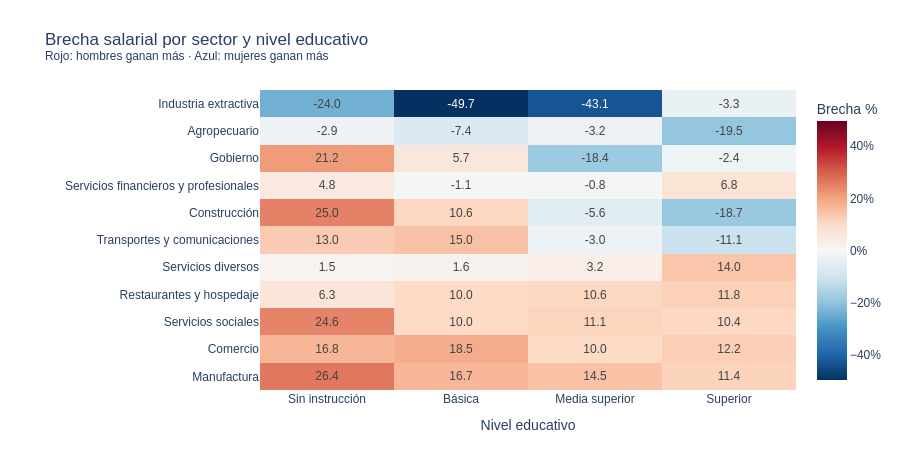

Source (notebook cell):
### Markdown cell above
## G3 — Heatmap: brecha por sector y nivel educativo

### Code cell
be_clean = be[be['nivel_educ'] != 'No especificado'].copy()
orden_educ = ['Sin instrucción','Básica','Media superior','Superior']
be_clean['nivel_educ'] = pd.Categorical(be_clean['nivel_educ'], categories=orden_educ, ordered=True)

hm = be_clean.pivot_table(index='sector', columns='nivel_educ', values='brecha_pct')
hm['_media'] = hm.mean(axis=1)
hm = hm.sort_values('_media', ascending=True).drop(columns='_media')

fig3 = px.imshow(
    hm, color_continuous_scale='RdBu_r', color_continuous_midpoint=0,
    text_auto='.1f', labels={'color':'Brecha (%)'},
    title='Brecha salarial por sector y nivel educativo<br>'
          '<sup>Rojo: hombres ganan más · Azul: mujeres ganan más</sup>',
    aspect='auto',
)
fig3.update_layout(
    template='plotly_white', xaxis_title='Nivel educativo', yaxis_title='',
    coloraxis_colorbar=dict(title='Brecha %', ticksuffix='%'),
    margin=dict(t=90, b=60, l=260, r=60), height=450,
    font=dict(family='Arial, sans-serif', size=12),
)

fig3.write_html(str(RUTA_DASH / 'g3_heatmap_educ_sector.html'), include_plotlyjs='cdn')
fig3.show()
print('G3 guardada.')

### Figure 1 — Plotly figure (JSON) as saved in the notebook; plotly's stock layout.template omitted (floating-point values rounded to 4 significant figures)
{"data": [{"coloraxis": "coloraxis", "hovertemplate": "nivel_educ: %{x}<br>sector: %{y}<br>Brecha (%): %{z}<extra></extra>", "name": "0", "texttemplate": "%{z:.1f}", "type": "heatmap", "x": ["Sin instrucción", "Básica", "Media superior", "Superior"], "xaxis": "x", "y": ["Industria extractiva", "Agropecuario", "Gobierno", "Servicios financieros y profesionales", "Construcción", "Transportes y comunicaciones", "Servicios diversos", "Restaurantes y hospedaje", "Servicios sociales", "Comercio", "Manufactura"], "yaxis": "y", "z": [[-24.0, -49.7, -43.1, -3.3], [-2.9, -7.4, -3.2, -19.5], [21.2, 5.7, -18.4, -2.4], [4.8, -1.1, -0.8, 6.8], [25.0, 10.6, -5.6, -18.7], [13.0, 15.0, -3.0, -11.1], [1.5, 1.6, 3.2, 14.0], [6.3, 10.0, 10.6, 11.8], [24.6, 10.0, 11.1, 10.4], [16.8, 18.5, 10.0, 12.2], [26.4, 16.7, 14.5, 11.4]]}], "layout": {"coloraxis": {"cmid": 0, "colorbar": {"ticksuffix": "%", "title": {"text": "Brecha %"}}, "colorscale": [[0, "rgb(5,48,97)"], [0.1, "rgb(33,102,172)"], [0.2, "rgb(67,147,195)"], [0.3, "rgb(146,197,222)"], [0.4, "rgb(209,229,240)"], [0.5, "rgb(247,247,247)"], [0.6, "rgb(253,219,199)"], [0.7, "rgb(244,165,130)"], [0.8, "rgb(214,96,77)"], [0.9, "rgb(178,24,43)"], [1, "rgb(103,0,31)"]]}, "font": {"family": "Arial, sans-serif", "size": 12}, "height": 450, "margin": {"b": 60, "l": 260, "r": 60, "t": 90}, "title": {"text": "Brecha salarial por sector y nivel educativo<br><sup>Rojo: hombres ganan más · Azul: mujeres ganan más</sup>"}, "xaxis": {"anchor": "y", "domain": [0, 1], "title": {"text": "Nivel educativo"}}, "yaxis": {"anchor": "x", "autorange": "reversed", "domain": [0, 1], "title": {"text": ""}}}}
